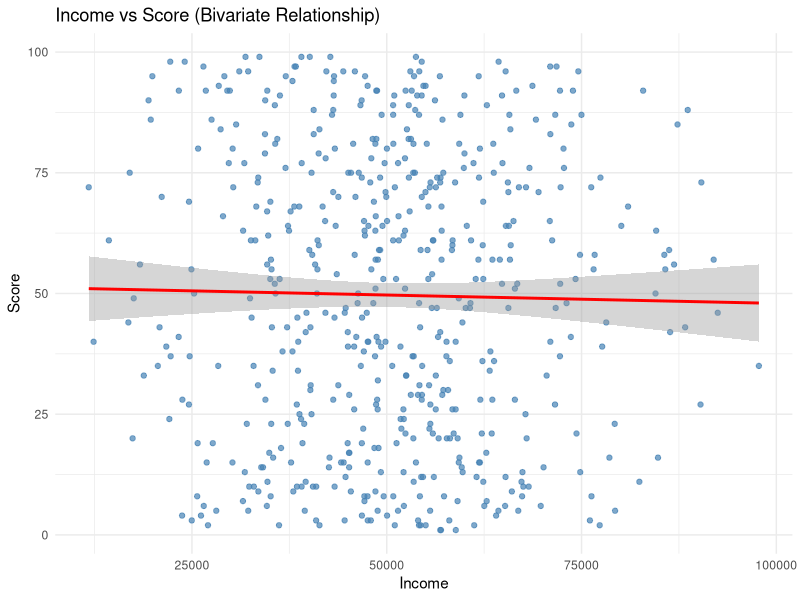
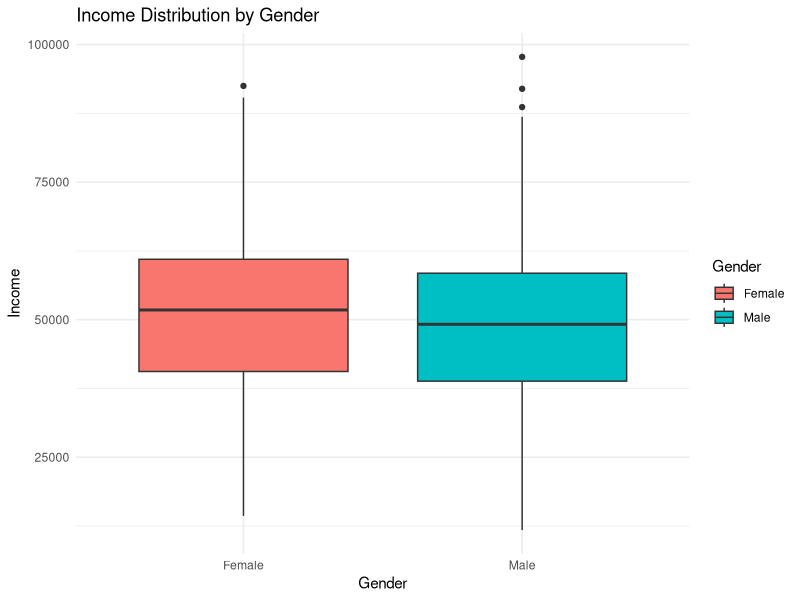
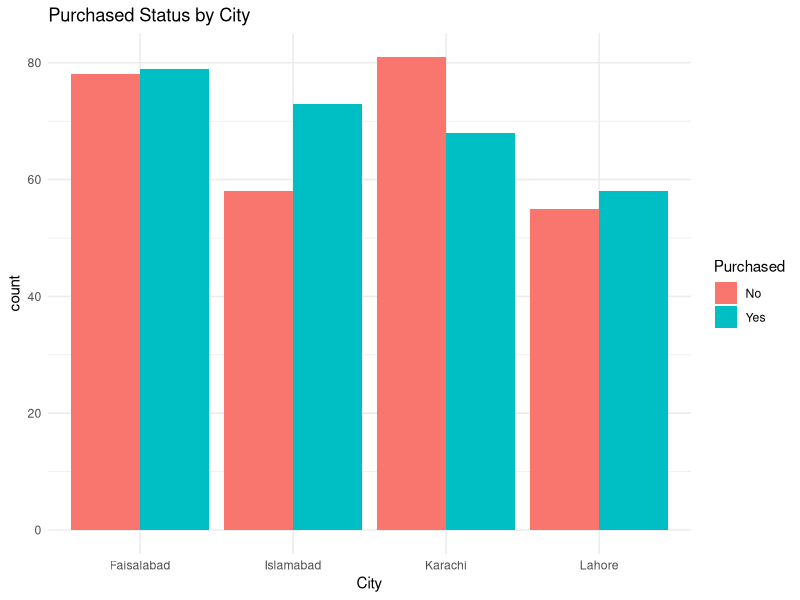
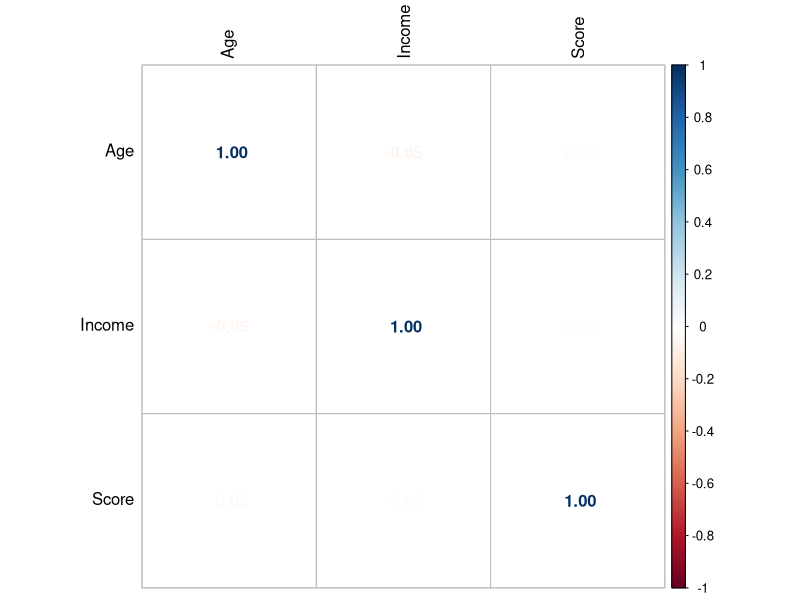
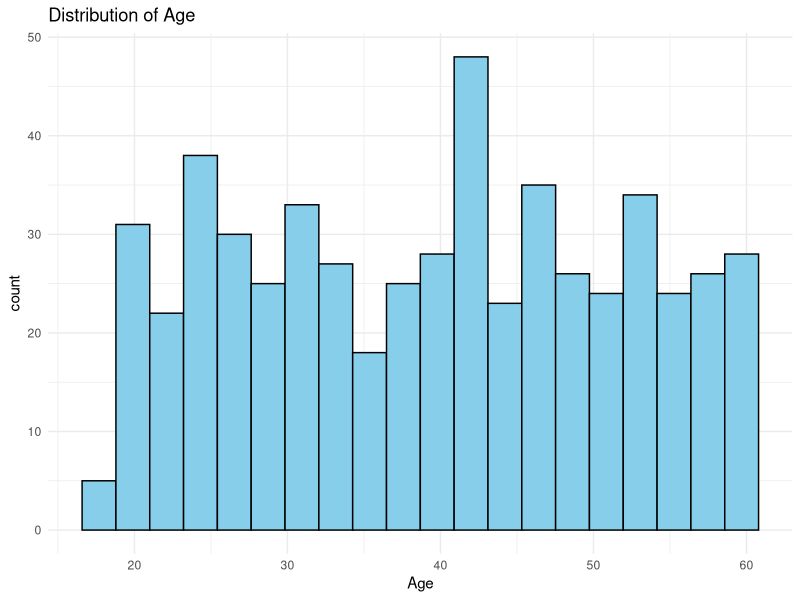
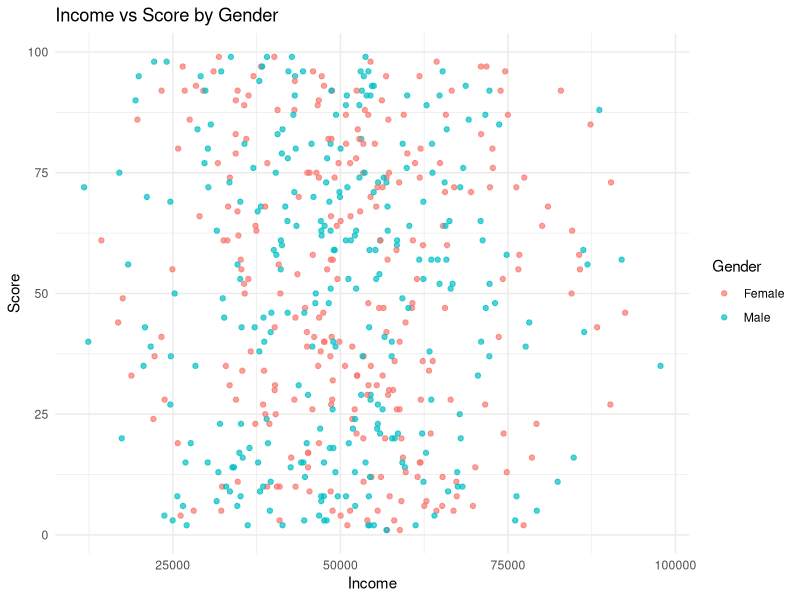
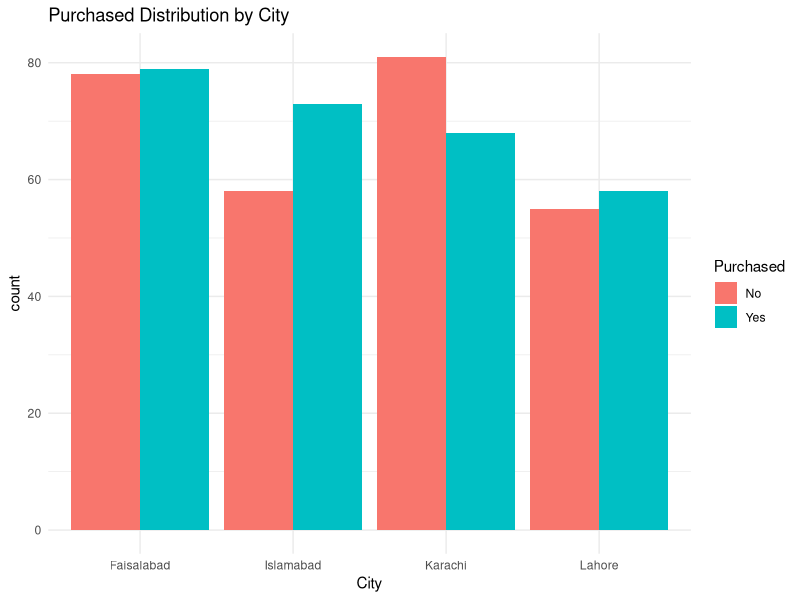
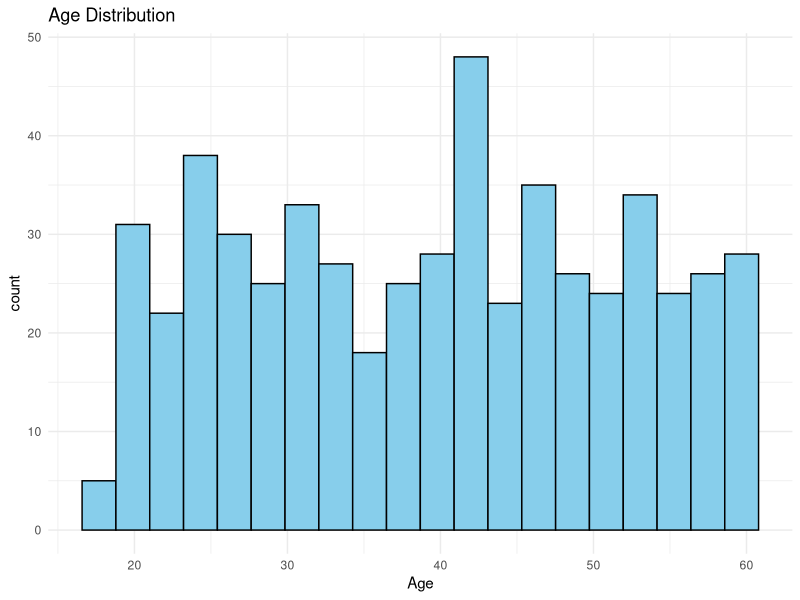

Write R code to recreate these figures, in order.
# ------------------------------------------
# STEP 1: Create Hypothetical Dataset (550 rows, 7 columns)
# ------------------------------------------

set.seed(123)  # for reproducibility

data <- data.frame(
  ID = 1:550,
  Age = sample(18:60, 550, replace = TRUE),
  Gender = sample(c("Male", "Female"), 550, replace = TRUE),
  Income = round(rnorm(550, mean = 50000, sd = 15000), 2),
  Score = sample(1:100, 550, replace = TRUE),
  City = sample(c("Lahore", "Karachi", "Islamabad", "Faisalabad"), 550, replace = TRUE),
  Purchased = sample(c("Yes", "No"), 550, replace = TRUE)
)

head(data)

# ------------------------------------------
# STEP 2: Data Cleaning
# ------------------------------------------

# Check missing values
sum(is.na(data))



# Handle missing values (replace NA with mean or mode)
data$Income[is.na(data$Income)] <- mean(data$Income, na.rm = TRUE)
data$Age[is.na(data$Age)] <- round(mean(data$Age, na.rm = TRUE))

# Remove duplicates (if any)
data <- data[!duplicated(data), ]

# Convert categorical columns to factors
data$Gender <- as.factor(data$Gender)
data$City <- as.factor(data$City)
data$Purchased <- as.factor(data$Purchased)
# ------------------------------------------
# STEP 3: Data Transformation
# ------------------------------------------

# Normalize numeric columns (e.g., Age, Income, Score)
data

# Create new derived column (e.g., Income per Age)
data$Income_per_Age <- round(data$Income / data$Age, 2)

# ------------------------------------------
# STEP 4: Exploratory Data Analysis (EDA)
# ------------------------------------------

library(ggplot2)
library(dplyr)
# Assume data already created (from your previous code)
# and ggplot2 + dplyr libraries loaded

library(ggplot2)
library(dplyr)

# 1️⃣ Numerical vs Numerical  (Scatter Plot)
ggplot(data, aes(x = Income, y = Score)) +
  geom_point(color = "steelblue", alpha = 0.7) +
  geom_smooth(method = "lm", color = "red") +
  theme_minimal() +
  ggtitle("Income vs Score (Bivariate Relationship)")

# 2️⃣ Categorical vs Numerical  (Box Plot)
ggplot(data, aes(x = Gender, y = Income, fill = Gender)) +
  geom_boxplot() +
  theme_minimal() +
  ggtitle("Income Distribution by Gender")

# 3️⃣ Categorical vs Categorical  (Bar Plot)
ggplot(data, aes(x = City, fill = Purchased)) +
  geom_bar(position = "dodge") +
  theme_minimal() +
  ggtitle("Purchased Status by City")

# 4️⃣ Correlation (Numeric Features Only)
num_data <- data %>% select(Age, Income, Score)
cor(num_data)

# Optional: visualize with corrplot if available
library(corrplot)
corrplot(cor(num_data), method = "number", tl.col = "black")

# 5️⃣ Grouped Summary (mean Income by City)
data %>%
  group_by(City) %>%
  summarise(Average_Income = mean(Income, na.rm = TRUE),
            Average_Score = mean(Score, na.rm = TRUE))


# Summary statistics
summary(data)

# 1️⃣ Histogram of Age
ggplot(data, aes(x = Age)) +
  geom_histogram(fill = "skyblue", color = "black", bins = 20) +
  theme_minimal() +
  ggtitle("Distribution of Age")

# 2️⃣ Income vs Score Scatter Plot
ggplot(data, aes(x = Income, y = Score, color = Gender)) +
  geom_point(alpha = 0.7) +
  theme_minimal() +
  ggtitle("Income vs Score by Gender")

# 3️⃣ Bar plot of Purchased vs City
ggplot(data, aes(x = City, fill = Purchased)) +
  geom_bar(position = "dodge") +
  theme_minimal() +
  ggtitle("Purchased Distribution by City")
# Assume: data already created from your previous code
library(ggplot2)
library(dplyr)

# -----------------------------------------
# 1️⃣ Numerical Variables Analysis
# -----------------------------------------

# Summary statistics
summary(select(data, Age, Income, Score))

# Histogram for Age
ggplot(data, aes(x = Age)) +
  geom_histogram(fill = "skyblue", color = "black", bins = 20) +
  theme_minimal() +
  ggtitle("Age Distribution")

# Histogram for Income
ggplot(data, aes(x = Income)) +
  geom_histogram(fill = "lightgreen", color = "black", bins = 25) +
  theme_minimal() +
  ggtitle("Income Distribution")

# Boxplot for Score
ggplot(data, aes(y = Score)) +
  geom_boxplot(fill = "orange") +
  theme_minimal() +
  ggtitle("Score Summary (Detect Outliers)")

# -----------------------------------------
# 2️⃣ Categorical Variables Analysis
# -----------------------------------------

# Count of Gender
table(data$Gender)

# Bar chart for Gender
ggplot(data, aes(x = Gender, fill = Gender)) +
  geom_bar() +
  theme_minimal() +
  ggtitle("Gender Count")

# Bar chart for City
ggplot(data, aes(x = City, fill = City)) +
  geom_bar() +
  theme_minimal() +
  ggtitle("City Distribution")

# Bar chart for Purchased
ggplot(data, aes(x = Purchased, fill = Purchased)) +
  geom_bar() +
  theme_minimal() +
  ggtitle("Purchased Count")

# -----------------------------------------
# 3️⃣ Outlier Detection (numerical)
# -----------------------------------------

# Using boxplot stats
boxplot(data$Income, main = "Income Outliers Check", col = "lightblue")
boxplot.stats(data$Income)$out  # shows outlier values
# Assume dataset 'data' already created
library(ggplot2)
library(dplyr)

# -----------------------------------------
# 1️⃣ 3 Variables — Scatter Plot with Color and Size
# -----------------------------------------
ggplot(data, aes(x = Age, y = Income, color = Gender, size = Score)) +
  geom_point(alpha = 0.7) +
  theme_minimal() +
  ggtitle("Age vs Income colored by Gender & sized by Score")

# -----------------------------------------
# 2️⃣ Facet Plot — Multiple Graphs for Each City
# -----------------------------------------
ggplot(data, aes(x = Age, y = Income, color = Purchased)) +
  geom_point(alpha = 0.6) +
  facet_wrap(~ City) +
  theme_minimal() +
  ggtitle("Age vs Income across Different Cities")

# -----------------------------------------







# ------------------------------------------
# STEP 5: Clean Summary
# ------------------------------------------

cat("✅ Cleaning Done\n")
cat("✅ EDA Completed\n")
